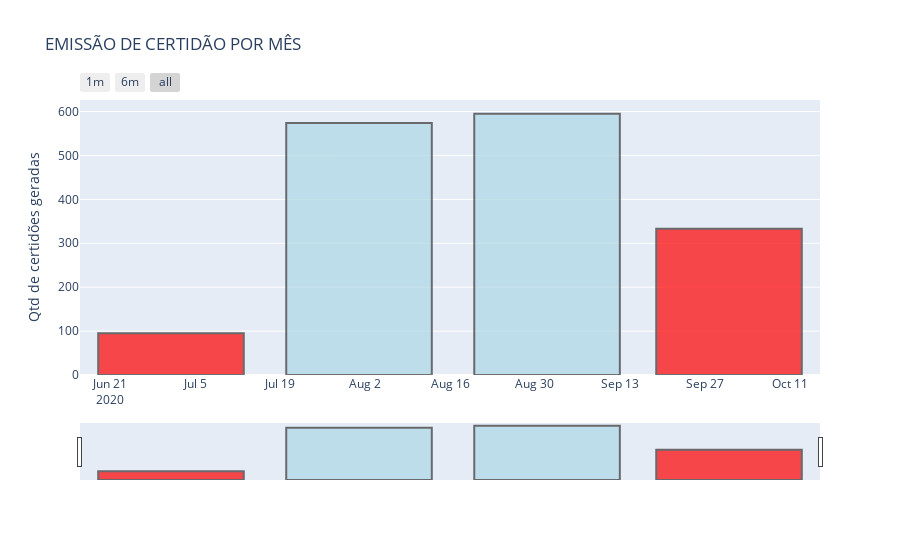

Notebook code cell kept with this figure:
### Code cell
data = [go.Bar(x=Emissao_certidao_por_mes.index,
               y=Emissao_certidao_por_mes.values,
               marker = {'color':Cores_Emissao_certidao_por_mes,
                         'line':{'color':'#333',
                                  'width':2}
                        },
               opacity=0.7
              )
                    
       ]

#configuracoes_layout = go.Layout(title='Emissão de Certidão por mês (IncorpNet)',
#                                yaxis={'title':'Qtd de certidões geradas'},
#                                xaxis={'title':'Período'})

configuracoes_layout = dict(
    title="EMISSÃO DE CERTIDÃO POR MÊS",
    xaxis=dict(
        rangeselector=dict(
            buttons=list([
                dict(count=1,
                     label='1m',
                     step='month',
                     stepmode='backward'),
                dict(count=6,
                     label='6m',
                     step='month',
                     stepmode='backward'),
                dict(step='all')
            ])
        ),
        rangeslider=dict(
            visible = True
        ),
        type='date'
    ),
    yaxis={'title':'Qtd de certidões geradas'},
)

fig = go.Figure(data=data, layout=configuracoes_layout)

py.iplot(fig)

### Figure 1 — Plotly figure (JSON) as saved in the notebook; plotly's stock layout.template omitted (floating-point values rounded to 4 significant figures)
{"data": [{"marker": {"color": ["red", "lightblue", "lightblue", "red"], "line": {"color": "#333", "width": 2}}, "opacity": 0.7, "type": "bar", "x": ["2020-07", "2020-08", "2020-09", "2020-10"], "y": [95, 574, 595, 333]}], "layout": {"title": {"text": "EMISSÃO DE CERTIDÃO POR MÊS"}, "xaxis": {"rangeselector": {"buttons": [{"count": 1, "label": "1m", "step": "month", "stepmode": "backward"}, {"count": 6, "label": "6m", "step": "month", "stepmode": "backward"}, {"step": "all"}]}, "rangeslider": {"visible": true}, "type": "date"}, "yaxis": {"title": {"text": "Qtd de certidões geradas"}}}}
